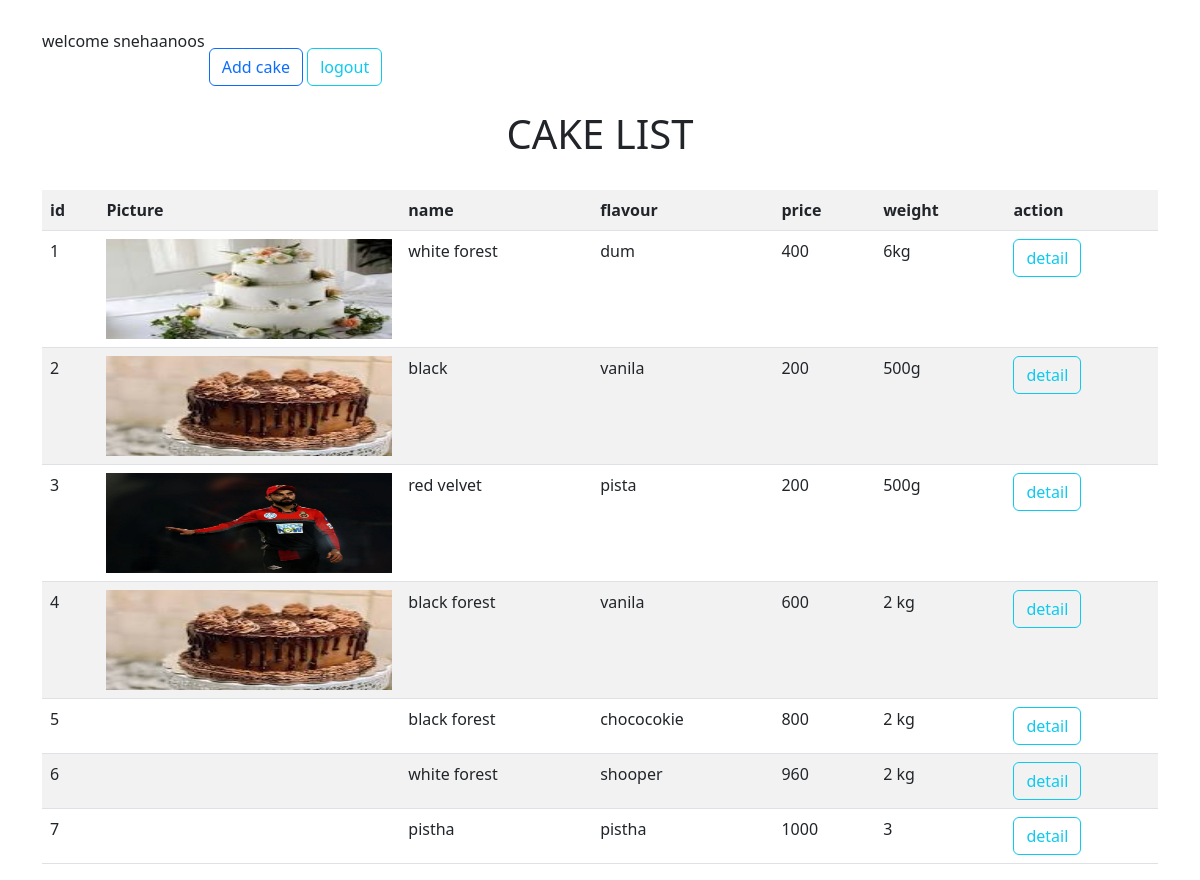
Screenshot of /cake/list/ (signed in) with the database file from the repository.
### myapp/models.py (models this page shows, shortened)
class Cake(models.Model):
    name=models.CharField(max_length=200)
    flavour=models.CharField(max_length=200)
    options=(
        ("round","round"),
        ("square","square"),
        ("heart","heart"),
        ("other","other")
    )
    shape=models.CharField(max_length=200,choices=options,default="round",blank=True,null=True)
    layer=models.CharField(max_length=100)
    description=models.CharField(max_length=300,null=True,blank=True)
    weight=models.CharField(max_length=200)
    price=models.PositiveIntegerField()
    pic=models.ImageField(upload_to="pictures",null=True,blank=True)

### myapp/views.py (the view)
# urls.py: path("cake/list/",views.CakeListView.as_view(),name="cakelist"),
class CakeListView(View):
    def get(self,request,*args,**kwargs):
        qs=Cake.objects.all()
        return render(request,"cake-list.html",{"cakes":qs})

### myapp/templates/cake-list.html (shortened to what this page needs)
<!DOCTYPE html>
<html lang="en">
<head>
    <link href="https://cdn.jsdelivr.net/npm/bootstrap@5.3.0-alpha1/dist/css/bootstrap.min.css" rel="stylesheet">
</head>
<body>
       <div class="container">
        welcome {{request.user}}
        <a href="{%url 'cakeadd'%}" class="btn btn-outline-primary mt-5">Add cake</a>
        <a href="{%url 'signout'%}" class="btn btn-outline-info mt-5">logout</a>
        <h1 class="text-center p-4">CAKE LIST</h1>
        <table class="table table-striped">
            <tr>
             <th>id</th>
             <th>Picture</th>
             <th>name</th>
             <th>flavour</th>
             <th>price</th>
             <th>weight</th>
             <th>action</th>
            </tr>
            {%for i in cakes%}
             <tr>
                 <div>
                     <td>{{forloop.counter}}</td>
                     <td>
                        {%if i.pic%}
                        <img src="{{i.pic.url}}" width="50%" height="100px"  class="card-img-top" alt="...">
                        {%endif%}
                        </td>
                     <td>{{i.name}}</td>
                     <td>{{i.flavour}}</td>
                     <td>{{i.price}}</td>
                     <td>{{i.weight}}</td>
                     <td>
                        <a href="{%url 'cakedetail' i.id%}" class="btn btn-outline-info">detail</a>
                     </td>
                 </div>
             </tr>
            {%endfor%}
         </table>
       </div>
</body>
</html>

### rows the page displays
Cake: pic (picture), name "white forest", flavour "dum", price "400", weight "6kg"
Cake: pic (picture), name "black", flavour "vanila", price "200", weight "500g"
Cake: pic (picture), name "red velvet", flavour "pista", price "200", weight "500g"
Cake: pic (picture), name "black forest", flavour "vanila", price "600", weight "2 kg"
Cake: name "black forest", flavour "chococokie", price "800", weight "2 kg"
Cake: name "white forest", flavour "shooper", price "960", weight "2 kg"
Cake: name "pistha", flavour "pistha", price "1000", weight "3"

### other values shown
{{ request.user }} "snehaanoos"
